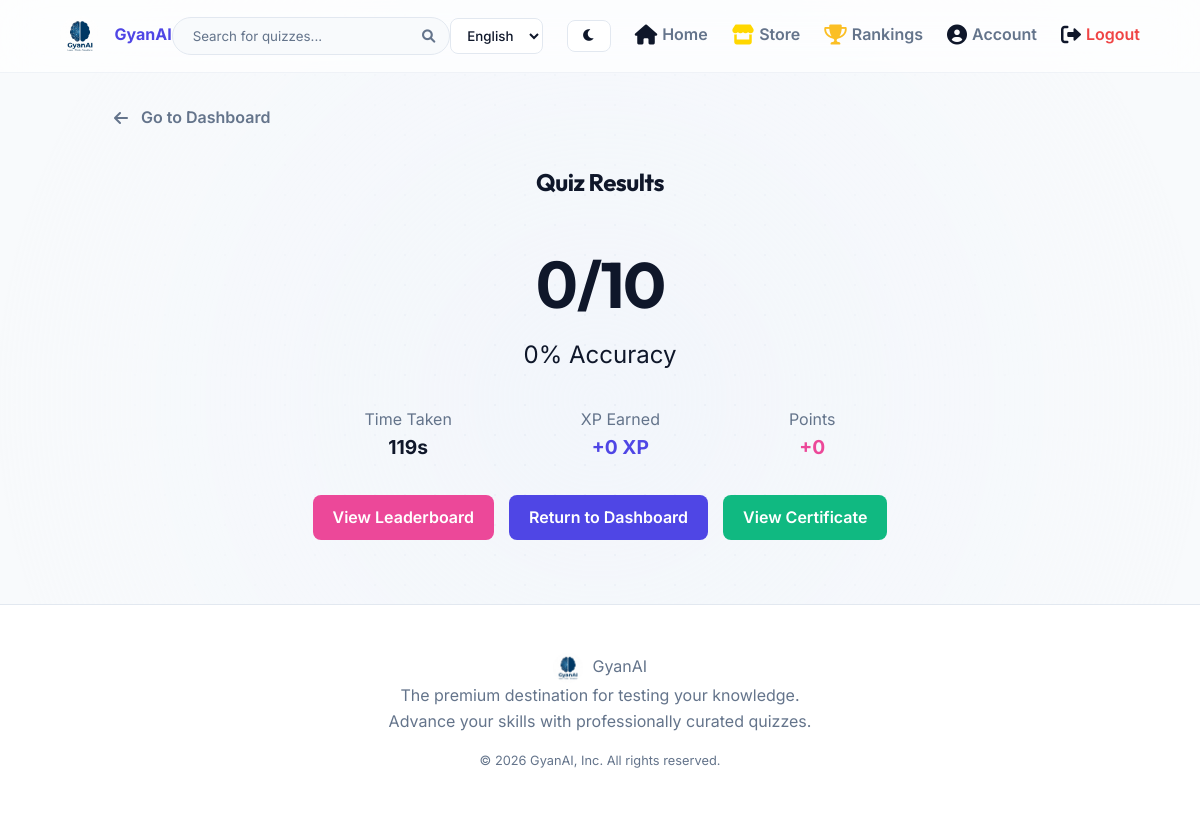
Screenshot of /quiz/result/2 (signed in) with the database file from the repository.
### qgame/models.py (models this page shows)
class User(db.Model, UserMixin):
    id = db.Column(db.Integer, primary_key=True)
    username = db.Column(db.String(50), unique=True, nullable=False)
    password_hash = db.Column(db.String(255), nullable=False)
    role = db.Column(db.String(20), default='user') # 'user' or 'admin'
    name = db.Column(db.String(100), nullable=False)
    email = db.Column(db.String(150), unique=True, nullable=True)
    mobile = db.Column(db.String(20), nullable=True)
    dob = db.Column(db.String(50), nullable=True)
    country = db.Column(db.String(100), nullable=True)
    state = db.Column(db.String(100), nullable=True)
    city = db.Column(db.String(100), nullable=True)
    age = db.Column(db.Integer, nullable=True)
    gender = db.Column(db.String(20), nullable=True)
    education_level = db.Column(db.String(50), nullable=True)
    board = db.Column(db.String(50), nullable=True)
    standard = db.Column(db.String(50), nullable=True)
    stream = db.Column(db.String(50), nullable=True)
    course = db.Column(db.String(100), nullable=True)
    exam = db.Column(db.String(100), nullable=True)
    college = db.Column(db.String(150), nullable=True)
    department = db.Column(db.String(150), nullable=True)
    semester = db.Column(db.String(50), nullable=True)
    profile_photo = db.Column(db.String(255), nullable=True, default='default.png')
    xp = db.Column(db.Integer, default=0)
    level = db.Column(db.Integer, default=1)
    points = db.Column(db.Integer, default=0)
    coins = db.Column(db.Integer, default=0)
    language = db.Column(db.String(10), default='en')
    active_title_id = db.Column(db.Integer, db.ForeignKey('store_item.id'), nullable=True)
    active_border_id = db.Column(db.Integer, db.ForeignKey('store_item.id'), nullable=True)
    attempts = db.relationship('QuizAttempt', backref='user', lazy=True)
    certificates = db.relationship('Certificate', backref='user', lazy=True)
    badges = db.relationship('UserBadge', backref='user', lazy=True)
    inventory = db.relationship('UserInventory', backref='user', lazy=True)
    active_title = db.relationship('StoreItem', foreign_keys=[active_title_id])
    active_border = db.relationship('StoreItem', foreign_keys=[active_border_id])

class QuizAttempt(db.Model):
    id = db.Column(db.Integer, primary_key=True)
    user_id = db.Column(db.Integer, db.ForeignKey('user.id'), nullable=False, index=True)
    category_id = db.Column(db.Integer, db.ForeignKey('category.id'), nullable=False, index=True)
    score = db.Column(db.Integer, nullable=False)
    total_questions = db.Column(db.Integer, nullable=False)
    time_taken = db.Column(db.Integer, nullable=False) # In seconds
    date = db.Column(db.DateTime, default=datetime.utcnow)
    passed = db.Column(db.Boolean, default=False)
    certificate = db.relationship('Certificate', backref='attempt', uselist=False)

### qgame/app.py (the view)
@app.route('/quiz/result/<int:attempt_id>')
@login_required
def quiz_result(attempt_id):
    attempt = QuizAttempt.query.get_or_404(attempt_id)
    if attempt.user_id != current_user.id:
        flash("Unauthorized")
        return redirect(url_for('user_dashboard'))
    percentage = (attempt.score / attempt.total_questions) * 100 if attempt.total_questions > 0 else 0
    cert = Certificate.query.filter_by(attempt_id=attempt.id).first()
    review_data = session.get(f'review_{current_user.id}', [])
    live_room = request.args.get('live_room')
    return render_template('user/result.html', attempt=attempt, percentage=percentage, cert=cert, review_data=review_data, live_room=live_room)

### qgame/app.py (called while the page is built)
def get_locale():
    if current_user and current_user.is_authenticated:
        return current_user.language or 'en'
    return session.get('lang', request.accept_languages.best_match(app.config['BABEL_SUPPORTED_LOCALES']) or 'en')

@login_manager.user_loader
def load_user(user_id):
    return User.query.get(int(user_id))

### qgame/templates/user/result.html (shortened to what this page needs)
{% extends 'base.html' %}
{% block content %}
<div class="glass-panel" style="max-width: 600px; margin: 2rem auto; text-align: center;">
    <h2>Quiz Results</h2>
    <div style="margin: 2rem 0;">
        <h1 style="font-size: 4rem;" class="{% if attempt.passed %}text-success{% else %}text-danger{% endif %}">
            <span class="count-up" data-count="{{ attempt.score }}">0</span>/{{ attempt.total_questions }}
        </h1>
        <p style="font-size: 1.5rem;"><span class="count-up-float" data-count="{{ percentage }}">0</span>% Accuracy</p>
    </div>
    <div style="display: flex; justify-content: space-around; margin: 2rem 0;">
        <div>
            <p style="color: var(--text-secondary);">Time Taken</p>
            <p style="font-weight: bold; font-size: 1.2rem;">{{ attempt.time_taken }}s</p>
        </div>
        <div>
            <p style="color: var(--text-secondary);">XP Earned</p>
            <p style="font-weight: bold; font-size: 1.2rem; color: var(--primary);">+<span class="count-up" data-count="{{ 20 + (attempt.score * 5) }}">0</span> XP</p>
        </div>
        <div>
            <p style="color: var(--text-secondary);">Points</p>
            <p style="font-weight: bold; font-size: 1.2rem; color: var(--secondary);">+<span class="count-up" data-count="{{ attempt.score * 10 }}">0</span></p>
        </div>
    </div>
    <div style="display: flex; justify-content: center; gap: 15px; flex-direction: column; align-items: center;">
        <div style="display: flex; gap: 15px; justify-content: center;">
            {% if live_room %}
            <a href="{{ url_for('live_board_user', room_code=live_room) }}" class="btn-primary btn" style="width: auto; background: var(--warning); color: #000; font-weight: 800; border: 2px solid #eab308; box-shadow: 0 4px 14px rgba(234, 179, 8, 0.4);">🏆 View Live Leaderboard</a>
            {% else %}
            <a href="{{ url_for('leaderboard_view', standard=(attempt.category.standard or 'All'), quiz_id=attempt.category_id) }}" class="btn-primary btn" style="width: auto; background: var(--secondary);">View Leaderboard</a>
            {% endif %}
            <a href="{{ url_for('user_dashboard') }}" class="btn-primary btn" style="width: auto;">Return to Dashboard</a>
            {% if attempt.passed %}
                {% if cert %}
                <a href="{{ url_for('download_certificate', cert_id=cert.id) }}" class="btn-primary btn cert-bounce" style="width: auto; background: var(--success);" target="_blank">View Certificate</a>
                {% else %}
                <form action="{{ url_for('generate_cert', attempt_id=attempt.id) }}" method="POST" style="margin: 0;">
                    <button type="submit" class="btn-primary btn cert-bounce" style="width: auto; background: var(--success);">Claim Certificate</button>
                </form>
                {% endif %}
            {% endif %}
        </div>
    </div>
</div>
{% endblock %}

### qgame/templates/base.html (shortened to what this page needs)
<!DOCTYPE html>
<html lang="en">
<head>
    <link rel="stylesheet" href="{{ url_for('static', filename='css/style.css') }}?v=2.3">
    <link rel="stylesheet" href="https://cdnjs.cloudflare.com/ajax/libs/font-awesome/6.0.0/css/all.min.css">
</head>
<body>
    <div class="dynamic-bg"></div>
    {% block navbar %}
    <nav class="navbar">
        <a href="{{ url_for('index') }}" class="logo">
            <img src="{{ url_for('static', filename='images/logo.png') }}" alt="GyanAI Logo" style="height: 40px; border-radius: 50%; vertical-align: middle;">
            <span style="margin-left: 10px; font-weight: 700;">GyanAI</span>
        </a>
        {% if current_user.is_authenticated %}
        <form action="{{ url_for('search') }}" method="GET" class="search-bar-container" style="margin: 0; padding: 0; position: relative;">
            <input type="text" name="q" class="search-bar" placeholder="{{ _('Search for quizzes...') }}" required>
            <button type="submit" style="position: absolute; right: 15px; top: 50%; transform: translateY(-50%); background: none; border: none; cursor: pointer; color: var(--text-secondary); padding: 0;">
                <i class="fas fa-search"></i>
            </button>
        </form>
        {% endif %}
        <div class="nav-links" style="display: flex; align-items: center; gap: 1.5rem;">
            {% set active_lang = current_user.language if current_user.is_authenticated else session.get('lang', 'en') %}
            <select onchange="window.location.href='/set_language/'+this.value" style="padding: 8px 12px; border-radius: 8px; background: rgba(255,255,255,0.5); backdrop-filter: blur(5px); color: var(--text-primary); border: 1px solid var(--border); font-family: 'Inter', sans-serif; font-weight: 500; cursor: pointer; transition: all 0.3s ease;">
                <option value="en" {% if active_lang == 'en' %}selected{% endif %}>English</option>
            </select>
            <button id="darkModeToggle" class="btn" style="background: rgba(255,255,255,0.5); backdrop-filter: blur(5px); color: var(--text-primary); border: 1px solid var(--border); padding: 8px 14px; border-radius: 8px; cursor: pointer; transition: all 0.3s ease;">
                <i class="fas fa-moon"></i>
            </button>
            {% if current_user.is_authenticated %}
                {% if current_user.role in ['admin', 'teacher'] %}
                    {% if current_user.role == 'admin' %}
                    <a href="{{ url_for('admin_dashboard') }}" style="transition: transform 0.3s ease;"><i class="fas fa-chart-line nav-icon"></i> {{ _('Admin') }}</a>
                    {% endif %}
                    <a href="{{ url_for('teacher_dashboard') }}" style="transition: transform 0.3s ease;"><i class="fas fa-chalkboard-teacher nav-icon" style="color: #fbbf24;"></i> {{ _('Teacher Panel') }}</a>
                {% else %}
                    <a href="{{ url_for('user_dashboard') }}" style="transition: transform 0.3s ease;"><i class="fas fa-home nav-icon"></i> {{ _('Home') }}</a>
                    <a href="{{ url_for('store') }}" style="transition: transform 0.3s ease;"><i class="fas fa-store nav-icon" style="color: #ffd700;"></i> {{ _('Store') }}</a>
                    <a href="{{ url_for('leaderboard') }}" style="transition: transform 0.3s ease;"><i class="fas fa-trophy nav-icon" style="color: #fbbf24;"></i> {{ _('Rankings') }}</a>
                    <a href="{{ url_for('profile') }}" style="transition: transform 0.3s ease;"><i class="fas fa-user-circle nav-icon"></i> {{ _('Account') }}</a>
                {% endif %}
                <a href="{{ url_for('logout') }}" style="color: var(--danger); transition: transform 0.3s ease;" onclick="return confirm('{{ _('Are you sure you want to log out?') }}');"><i class="fas fa-sign-out-alt nav-icon"></i> {{ _('Logout') }}</a>
            {% endif %}
        </div>
    </nav>
    {% endblock %}
    <main class="page-fade-in">
        {% if request.endpoint not in ['index', 'login', 'register', 'user_dashboard', 'admin_dashboard'] %}
        <div style="max-width: 1200px; margin: 0 auto 1.5rem; padding: 0 5%;">
            {% if request.endpoint in ['quiz_result', 'take_quiz', 'submit_quiz'] %}
            <a href="{{ url_for('user_dashboard') }}" class="btn" style="background: transparent; color: var(--text-secondary); padding: 0; font-weight: 600; width: auto; border: none; font-size: 1rem; text-decoration: none; display: inline-flex; align-items: center;">
                <i class="fas fa-arrow-left" style="margin-right: 5px;"></i> Go to Dashboard
            </a>
            {% endif %}
        </div>
        {% endif %}
        {% block content %}{% endblock %}
    </main>
    <footer>
        <div class="footer-logo">
            <img src="{{ url_for('static', filename='images/logo.png') }}" alt="GyanAI Logo" style="height: 30px; border-radius: 50%; vertical-align: middle; margin-right: 5px;"> GyanAI
        </div>
        <p class="text-muted" style="margin-bottom: 1rem;">The premium destination for testing your knowledge.<br>Advance your skills with professionally curated quizzes.</p>
        <p class="text-muted" style="font-size: 0.8rem;">&copy; 2026 GyanAI, Inc. All rights reserved.</p>
    </footer>
</body>
</html>

### qgame/static/css/style.css (style rules this page uses)
:root { --primary: #4f46e5; --primary-hover: #4338ca; --primary-light: #e0e7ff; --secondary: #ec4899; --success: #10b981; --danger: #ef4444; --warning: #f59e0b; --background: #f8fafc; --surface: #ffffff; --border: #e2e8f0; --text-primary: #0f172a; --text-secondary: #64748b; --shadow-sm: 0 4px 6px -1px rgba(0, 0, 0, 0.05), 0 2px 4px -1px rgba(0, 0, 0, 0.03); --shadow: 0 10px 15px -3px rgba(0, 0, 0, 0.05), 0 4px 6px -2px rgba(0, 0, 0, 0.025); --shadow-lg: 0 20px 25px -5px rgba(0, 0, 0, 0.1), 0 10px 10px -5px rgba(0, 0, 0, 0.04); --shadow-glow: 0 0 20px rgba(79, 70, 229, 0.3); --radius: 16px; --font-heading: 'Outfit', sans-serif; --font-body: 'Inter', sans-serif; }
* { margin: 0; padding: 0; box-sizing: border-box; font-family: var(--font-body); }
body { background-color: var(--background); color: var(--text-primary); line-height: 1.6; transition: background-color 0.4s ease, color 0.4s ease; overflow-x: hidden; min-height: 100vh; display: flex; flex-direction: column; }
h1, h2, h3, h4, h5, h6 { font-family: var(--font-heading); letter-spacing: -0.02em; }
a { text-decoration: none; color: var(--primary); transition: color 0.2s ease; }
.navbar { display: flex; justify-content: space-between; align-items: center; padding: 1rem 5%; background: rgba(255, 255, 255, 0.7); backdrop-filter: blur(20px); border-bottom: 1px solid rgba(226, 232, 240, 0.5); position: sticky; top: 0; z-index: 100; }
.search-bar-container { flex-grow: 1; max-width: 500px; margin: 0 2rem; position: relative; }
.search-bar { width: 100%; padding: 10px 20px; border-radius: 9999px; border: 1px solid var(--border); background: var(--background); color: var(--text-primary); outline: none; transition: border-color 0.2s, box-shadow 0.2s; }
.search-bar::placeholder { color: var(--text-secondary); }
.nav-links { display: flex; align-items: center; gap: 1.5rem; }
.nav-links a { font-weight: 600; color: var(--text-secondary); display: flex; align-items: center; gap: 5px; position: relative; padding-bottom: 2px; }
.nav-links a::after { content: ''; position: absolute; bottom: 0; left: 0; width: 0%; height: 2px; background-color: var(--primary); transition: width 0.3s ease; }
.nav-icon { font-size: 1.25rem; color: var(--text-primary); }
main { flex-grow: 1; padding: 2rem 5%; }
.btn { display: inline-flex; align-items: center; justify-content: center; padding: 10px 20px; border-radius: 8px; font-weight: 600; cursor: pointer; border: none; transition: all 0.2s ease; gap: 8px; }
.btn-primary { background: var(--primary); color: #fff; width: 100%; }
#darkModeToggle i { transition: transform 0.4s ease, color 0.4s ease; }
footer { background: var(--surface); border-top: 1px solid var(--border); padding: 3rem 5%; margin-top: auto; text-align: center; color: var(--text-secondary); }
.text-muted { color: var(--text-secondary); }
.page-fade-in { animation: fadeIn 0.6s cubic-bezier(0.16, 1, 0.3, 1) forwards; }
.dynamic-bg { position: fixed; top: 0; left: 0; width: 100vw; height: 100vh; z-index: -1; overflow: hidden; pointer-events: none; background-image: radial-gradient(var(--border) 1px, transparent 1px); background-size: 30px 30px; background-position: 0 0; opacity: 0.5; }
.dynamic-bg::after { content: ''; position: absolute; top: 50%; left: 50%; width: 120vw; height: 120vh; transform: translate(-50%, -50%); background: radial-gradient(circle, rgba(37, 99, 235, 0.05) 0%, var(--background) 70%); z-index: -1; }

### rows the page displays
User: language "English"
QuizAttempt: total_questions "10", time_taken "119"
